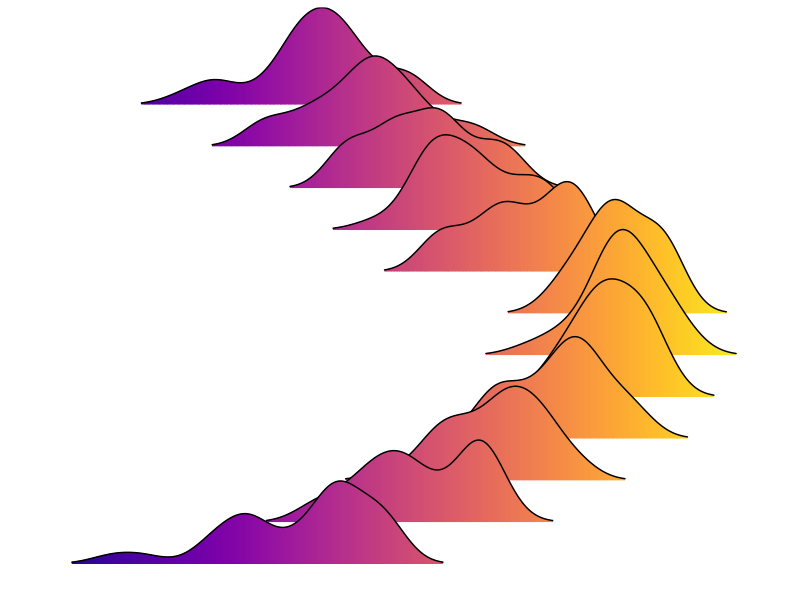

Reproduce this figure in R.
## ---- chunk 1
library(ggplot2)
library(ggridges)
install.packages("viridis")
library(viridis)
## ---- chunk 2
library(ggplot2)
library(ggridges)
library(viridis)
ggplot(lincoln_weather, aes(x = `Mean Temperature [F]`, y = `Month`, fill = ..x..)) +
  geom_density_ridges_gradient(scale = 3, rel_min_height = 0.01) +
  scale_fill_viridis(name = "Temp. [F]", option = "C") + theme_bw() +
  theme(axis.title.x=element_blank(),
        axis.text.x=element_blank(),
        axis.ticks.x=element_blank())+
  theme(axis.title.y=element_blank(),
        axis.text.y=element_blank(),
        axis.ticks.y=element_blank())+ guides(fill=FALSE) + theme(panel.grid.major = element_blank(), panel.grid.minor = element_blank(),
panel.background = element_blank(),
    panel.border = element_blank())


